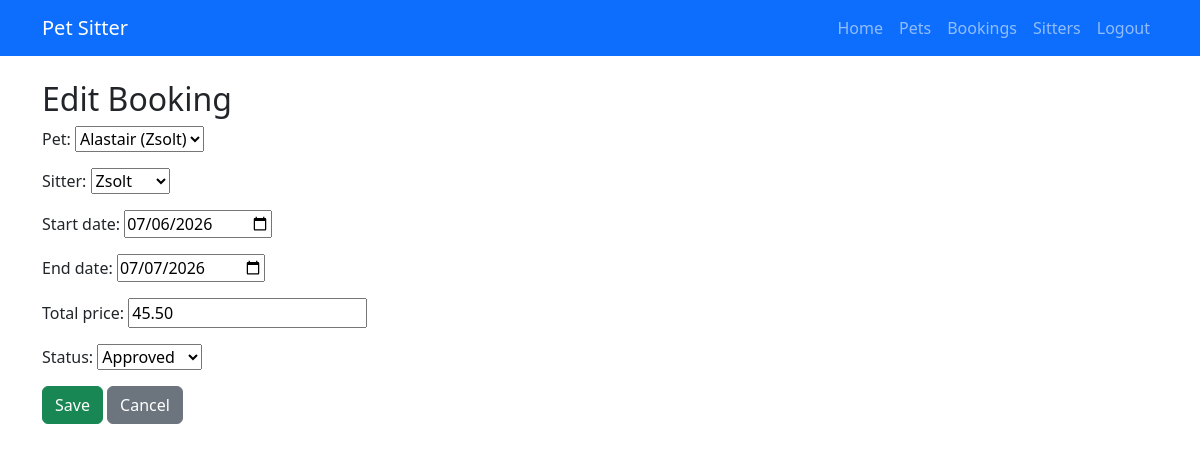
Page /bookings/2/edit/ (signed in) on the committed database.
### core/models.py (models this page shows, shortened)
class Booking(models.Model):
    pet = models.ForeignKey(
        Pet, on_delete=models.CASCADE, related_name="bookings"
    )
    owner = models.ForeignKey(
        User, on_delete=models.CASCADE, related_name="owner_bookings"
    )
    sitter = models.ForeignKey(
        User, on_delete=models.CASCADE, related_name="sitter_bookings"
    )
    start_date = models.DateField()
    end_date = models.DateField()
    status = models.CharField(
        max_length=20,
        choices=[
            ("pending", "Pending"),
            ("approved", "Approved"),
            ("rejected", "Rejected"),
            ("completed", "Completed"),
        ],
        default="pending",
    )
    total_price = models.DecimalField(max_digits=8, decimal_places=2)
    created_at = models.DateTimeField(auto_now_add=True)

### core/views.py (the view)
# urls.py: path("bookings/<int:pk>/edit/", views.booking_update, name="booking_update"),
@login_required
def booking_update(request, pk):
    booking = get_object_or_404(Booking, pk=pk, owner=request.user)
    if request.method == "POST":
        form = BookingForm(request.POST, instance=booking)
        if form.is_valid():
            form.save()
            messages.success(request, "Booking updated successfully.")
            return redirect("booking_list")
        else:
            messages.error(request, "Please correct the errors below.")
    else:
        form = BookingForm(instance=booking)
    return render(request, "bookings/form.html", {"form": form, "title": "Edit Booking"})

### core/forms.py (shortened to what this page needs)
class BookingForm(forms.ModelForm):
    class Meta:
        model = Booking
        fields = [
            "pet",
            "sitter",
            "start_date",
            "end_date",
            "total_price",
            "status",
        ]
        widgets = {
            "start_date": forms.DateInput(attrs={"type": "date"}),
            "end_date": forms.DateInput(attrs={"type": "date"}),
            "total_price": forms.TextInput(
                attrs={"placeholder": "Enter total price",
                }
            )
        }

### core/models.py (called while the page is built)
    def __str__(self):
        return f"{self.name} ({self.owner.username})"

### core/templates/bookings/form.html (shortened to what this page needs)
{% extends "base.html" %}
{% block content %}
<h2>{{ title }}</h2>
<form method="POST">
    {{ form.as_p }}
    <button class="btn btn-success" type="submit">Save</button>
    <a href="{% url 'booking_list' %}" class="btn btn-secondary">Cancel</a>
</form>
{% endblock %}

### rows in the picture
Booking: pet "Alastair (Zsolt)", sitter "Zsolt", start_date "07/06/2026", end_date "07/07/2026", total_price "45.50", status "Approved"

### other values in the picture
{{ title }} "Edit Booking"
